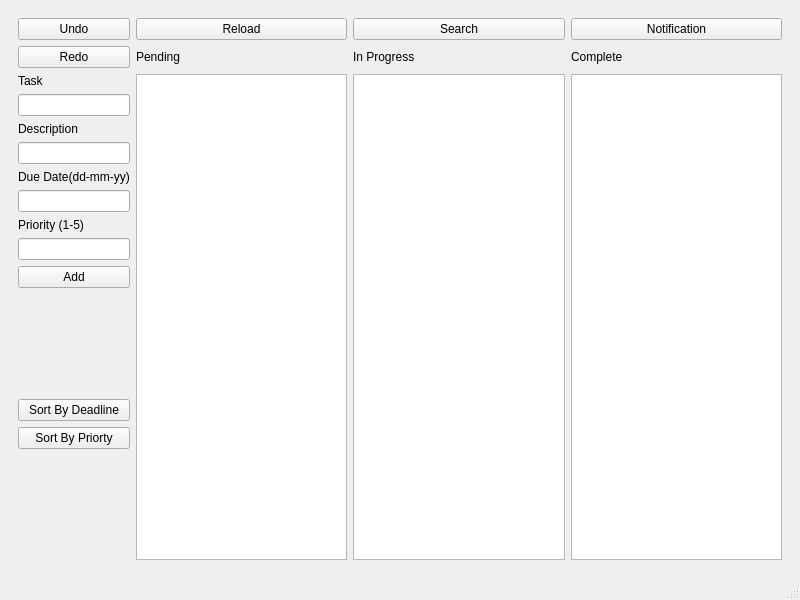
<?xml version="1.0" encoding="UTF-8"?>
<ui version="4.0">
 <class>MainWindow</class>
 <widget class="QMainWindow" name="MainWindow">
  <property name="geometry">
   <rect>
    <x>0</x>
    <y>0</y>
    <width>800</width>
    <height>600</height>
   </rect>
  </property>
  <property name="windowTitle">
   <string>MainWindow</string>
  </property>
  <widget class="QWidget" name="centralwidget">
   <layout class="QGridLayout" name="gridLayout">
    <item row="0" column="0">
     <widget class="QStackedWidget" name="stackedWidget">
      <property name="currentIndex">
       <number>1</number>
      </property>
      <widget class="QWidget" name="page">
       <layout class="QVBoxLayout" name="verticalLayout">
        <item>
         <widget class="QPushButton" name="StartButton">
          <property name="text">
           <string>Start</string>
          </property>
         </widget>
        </item>
       </layout>
      </widget>
      <widget class="QWidget" name="page_2">
       <layout class="QGridLayout" name="gridLayout_2">
        <item row="12" column="0">
         <spacer name="verticalSpacer_2">
          <property name="orientation">
           <enum>Qt::Orientation::Vertical</enum>
          </property>
          <property name="sizeHint" stdset="0">
           <size>
            <width>20</width>
            <height>40</height>
           </size>
          </property>
         </spacer>
        </item>
        <item row="9" column="0">
         <widget class="QLabel" name="label_4">
          <property name="text">
           <string>Priority (1-5)</string>
          </property>
         </widget>
        </item>
        <item row="3" column="1" rowspan="14">
         <widget class="QListWidget" name="PendingList"/>
        </item>
        <item row="1" column="1">
         <widget class="QLabel" name="PendingLabel">
          <property name="text">
           <string>Pending</string>
          </property>
         </widget>
        </item>
        <item row="11" column="0">
         <widget class="QPushButton" name="AddButton">
          <property name="text">
           <string>Add</string>
          </property>
         </widget>
        </item>
        <item row="0" column="0">
         <widget class="QPushButton" name="UndoButton">
          <property name="text">
           <string>Undo</string>
          </property>
         </widget>
        </item>
        <item row="1" column="0">
         <widget class="QPushButton" name="RedoButton">
          <property name="text">
           <string>Redo</string>
          </property>
         </widget>
        </item>
        <item row="15" column="0">
         <spacer name="verticalSpacer">
          <property name="orientation">
           <enum>Qt::Orientation::Vertical</enum>
          </property>
          <property name="sizeHint" stdset="0">
           <size>
            <width>20</width>
            <height>40</height>
           </size>
          </property>
         </spacer>
        </item>
        <item row="7" column="0">
         <widget class="QLabel" name="label_3">
          <property name="text">
           <string>Due Date(dd-mm-yy)</string>
          </property>
         </widget>
        </item>
        <item row="5" column="0">
         <widget class="QLabel" name="label_2">
          <property name="text">
           <string>Description</string>
          </property>
         </widget>
        </item>
        <item row="0" column="1">
         <widget class="QPushButton" name="ReloadButton">
          <property name="text">
           <string>Reload</string>
          </property>
         </widget>
        </item>
        <item row="1" column="3">
         <widget class="QLabel" name="CompleteLabel">
          <property name="text">
           <string>Complete</string>
          </property>
         </widget>
        </item>
        <item row="3" column="3" rowspan="14">
         <widget class="QListWidget" name="CompleteList"/>
        </item>
        <item row="3" column="0">
         <widget class="QLabel" name="label">
          <property name="text">
           <string>Task</string>
          </property>
         </widget>
        </item>
        <item row="0" column="2">
         <widget class="QPushButton" name="SearchButton">
          <property name="text">
           <string>Search</string>
          </property>
         </widget>
        </item>
        <item row="1" column="2">
         <widget class="QLabel" name="InProgressLabel">
          <property name="text">
           <string>In Progress</string>
          </property>
         </widget>
        </item>
        <item row="8" column="0">
         <widget class="QLineEdit" name="DueDateLineEdit"/>
        </item>
        <item row="6" column="0">
         <widget class="QLineEdit" name="DescriptionLineEdit"/>
        </item>
        <item row="4" column="0">
         <widget class="QLineEdit" name="TaskLineEdit"/>
        </item>
        <item row="3" column="2" rowspan="14">
         <widget class="QListWidget" name="InProgressList"/>
        </item>
        <item row="10" column="0">
         <widget class="QLineEdit" name="PriorityLineEdit"/>
        </item>
        <item row="13" column="0">
         <widget class="QPushButton" name="SortByDeadlineButton">
          <property name="text">
           <string>Sort By Deadline</string>
          </property>
         </widget>
        </item>
        <item row="14" column="0">
         <widget class="QPushButton" name="SortByPriorityButton">
          <property name="text">
           <string>Sort By Priorty</string>
          </property>
         </widget>
        </item>
        <item row="0" column="3">
         <widget class="QPushButton" name="NotificationButton">
          <property name="text">
           <string>Notification</string>
          </property>
         </widget>
        </item>
       </layout>
      </widget>
      <widget class="QWidget" name="page_3"/>
     </widget>
    </item>
   </layout>
  </widget>
  <widget class="QMenuBar" name="menubar">
   <property name="geometry">
    <rect>
     <x>0</x>
     <y>0</y>
     <width>800</width>
     <height>24</height>
    </rect>
   </property>
  </widget>
  <widget class="QStatusBar" name="statusbar"/>
 </widget>
 <resources/>
 <connections/>
</ui>
